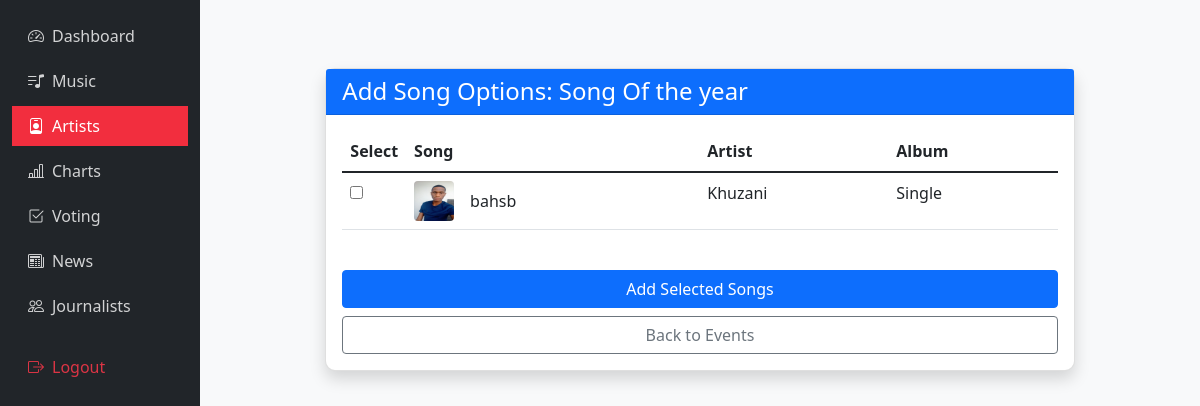
The app's page /admin/add_options/2 (signed in), older data.
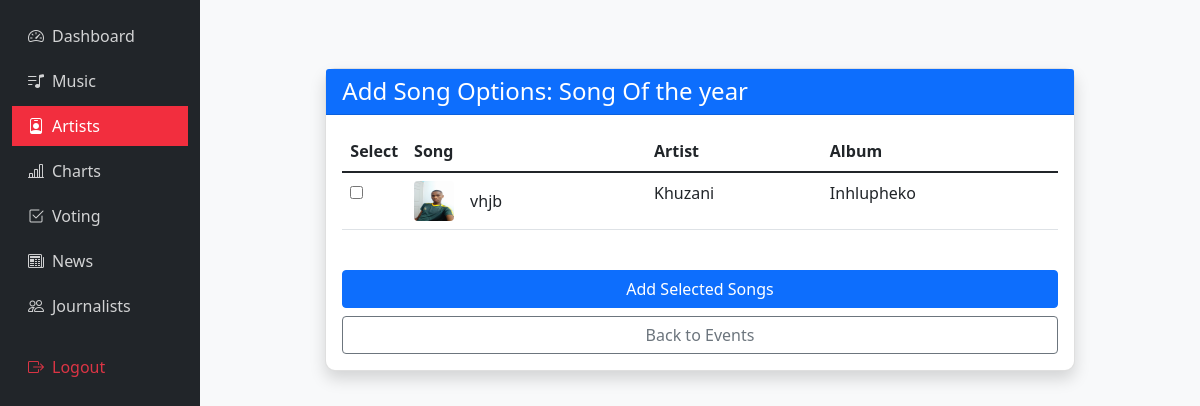
The same page, newer data.
### app.py (models this page shows)
class Song(db.Model):
    id = db.Column(db.Integer, primary_key=True)
    title = db.Column(db.String(100), nullable=False)
    genre = db.Column(db.String(50), nullable=False)
    album = db.Column(db.String(100))  # New field - can be null for singles
    release_date = db.Column(db.DateTime, nullable=False, default=datetime.utcnow)
    cover_image = db.Column(db.String(20), nullable=False)
    spotify_link = db.Column(db.String(200))
    youtube_link = db.Column(db.String(200))
    artist_id = db.Column(db.Integer, db.ForeignKey('artist.id'), nullable=False)
    chart_position = db.Column(db.Integer)

class Artist(db.Model):
    id = db.Column(db.Integer, primary_key=True)
    name = db.Column(db.String(100), nullable=False)
    bio = db.Column(db.Text, nullable=False)
    image = db.Column(db.String(20), nullable=False, default='artist_default.jpg')
    social_media = db.Column(db.JSON)
    songs = db.relationship('Song', backref='artist', lazy=True)
    gigs = db.relationship('Gig', backref='artist', lazy=True)

### app.py (the view, shortened to what this page needs)
@app.route('/admin/add_options/<int:event_id>', methods=['GET', 'POST'])
@login_required
def add_voting_options(event_id):
    if current_user.role != 'admin':
        flash('You are not authorized to access this page', 'error')
        return redirect(url_for('home'))
    event = VoteEvent.query.get_or_404(event_id)
    if event.category in ['song', 'song_of_year']:
        options = Song.query.order_by(Song.title).all()
        return render_template('add_song_options.html', event=event, options=options)
    else:
        options = Artist.query.order_by(Artist.name).all()
        return render_template('add_artist_options.html', event=event, options=options)

### app.py (called while the page is built)
@login_manager.user_loader
def load_user(user_id):
    return User.query.get(int(user_id))

@app.context_processor
def inject_datetime():
    return {'datetime': datetime}

### templates/add_song_options.html
{% extends 'admin_base.html' %}
{% block content %}
<div class="container py-5">
    <div class="row justify-content-center">
        <div class="col-md-10">
            <div class="card shadow">
                <div class="card-header bg-primary text-white">
                    <h4 class="mb-0">Add Song Options: {{ event.title }}</h4>
                </div>
                <div class="card-body">
                    <form method="POST" action="{{ url_for('add_voting_options', event_id=event.id) }}">
                        <div class="table-responsive">
                            <table class="table table-hover">
                                <thead>
                                    <tr>
                                        <th width="40px">Select</th>
                                        <th>Song</th>
                                        <th>Artist</th>
                                        <th>Album</th>
                                    </tr>
                                </thead>
                                <tbody>
                                    {% for song in options %}
                                    <tr>
                                        <td>
                                            <input type="checkbox" name="song_options" value="{{ song.id }}">
                                        </td>
                                        <td>
                                            <div class="d-flex align-items-center">
                                                <img src="{{ url_for('static', filename='uploads/' + song.cover_image) }}"
                                                     alt="{{ song.title }}" width="40" height="40" class="rounded me-3">
                                                {{ song.title }}
                                            </div>
                                        </td>
                                        <td>{{ song.artist.name }}</td>
                                        <td>{{ song.album or 'Single' }}</td>
                                    </tr>
                                    {% endfor %}
                                </tbody>
                            </table>
                        </div>
                        <div class="d-grid gap-2 mt-4">
                            <button type="submit" class="btn btn-primary">Add Selected Songs</button>
                            <a href="{{ url_for('voting_events') }}" class="btn btn-outline-secondary">
                                Back to Events
                            </a>
                        </div>
                    </form>
                </div>
            </div>
        </div>
    </div>
</div>
{% endblock %}

Row changes from the older to the newer data that the page shows:
removed Song: cover_image+title (picture), title "bahsb", artist.name "Khuzani", album "Single"
added Song: cover_image+title (picture), title "vhjb", artist.name "Khuzani", album "Inhlupheko"
